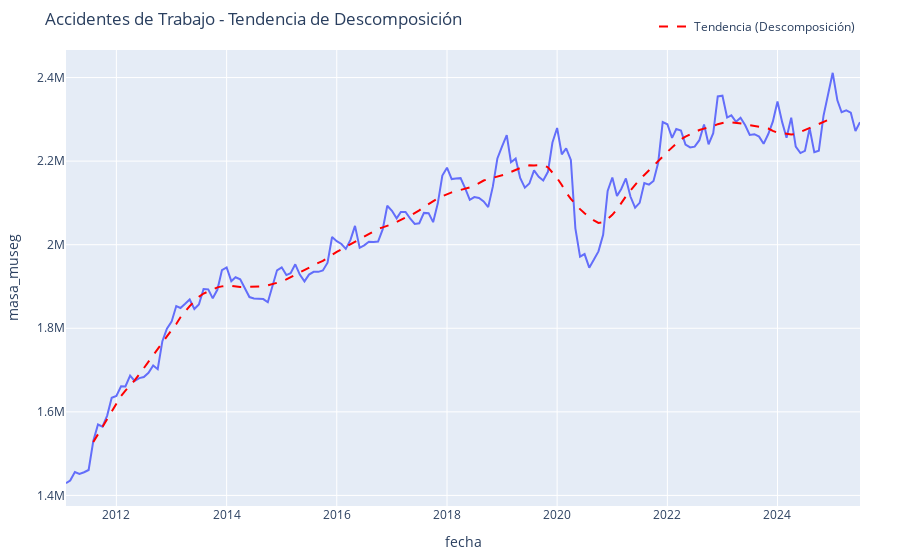

Notebook code for this chart:
### Markdown cell above
### Tendecia

### Code cell
# Realizar la descomposición de la serie temporal
descomposicion = seasonal_decompose(df['masa_museg'], model='multiplicative', period=12)

# Crear el gráfico base con los datos originales
fig = px.line(df, x='fecha', y='masa_museg', title="Accidentes de Trabajo - Tendencia de Descomposición", labels={'masa_museg': 'masa_museg', 'fecha': 'fecha'})

# Añadir la tendencia de la descomposición al gráfico
fig.add_trace(go.Scatter(x=df['fecha'], y=descomposicion.trend, mode='lines', name='Tendencia (Descomposición)', line=dict(color='red', dash='dash')))

# Ajustar el diseño del gráfico
fig.update_layout(
    legend=dict(orientation="h", yanchor="bottom", y=1.02, xanchor="right", x=1),
    margin=dict(l=40, r=40, t=40, b=40)
)

fig.show()

### Figure 1 — Plotly figure (JSON) as saved in the notebook; plotly's stock layout.template omitted (floating-point values rounded to 4 significant figures; data arrays with more than 128 entries replaced by an {"elided": "..."} marker saying what was removed)
{"data": [{"hovertemplate": "fecha=%{x}<br>masa_museg=%{y}<extra></extra>", "legendgroup": "", "line": {"color": "#636efa", "dash": "solid"}, "marker": {"symbol": "circle"}, "mode": "lines", "name": "", "orientation": "v", "showlegend": false, "type": "scatter", "x": {"elided": "174 str values"}, "xaxis": "x", "y": {"elided": "174 int values"}, "yaxis": "y"}, {"line": {"color": "red", "dash": "dash"}, "mode": "lines", "name": "Tendencia (Descomposición)", "type": "scatter", "x": {"elided": "174 str values"}, "y": {"elided": "174 float values"}}], "layout": {"legend": {"orientation": "h", "tracegroupgap": 0, "x": 1, "xanchor": "right", "y": 1.02, "yanchor": "bottom"}, "margin": {"b": 40, "l": 40, "r": 40, "t": 40}, "title": {"text": "Accidentes de Trabajo - Tendencia de Descomposición"}, "xaxis": {"anchor": "y", "domain": [0, 1], "title": {"text": "fecha"}}, "yaxis": {"anchor": "x", "domain": [0, 1], "title": {"text": "masa_museg"}}}}
